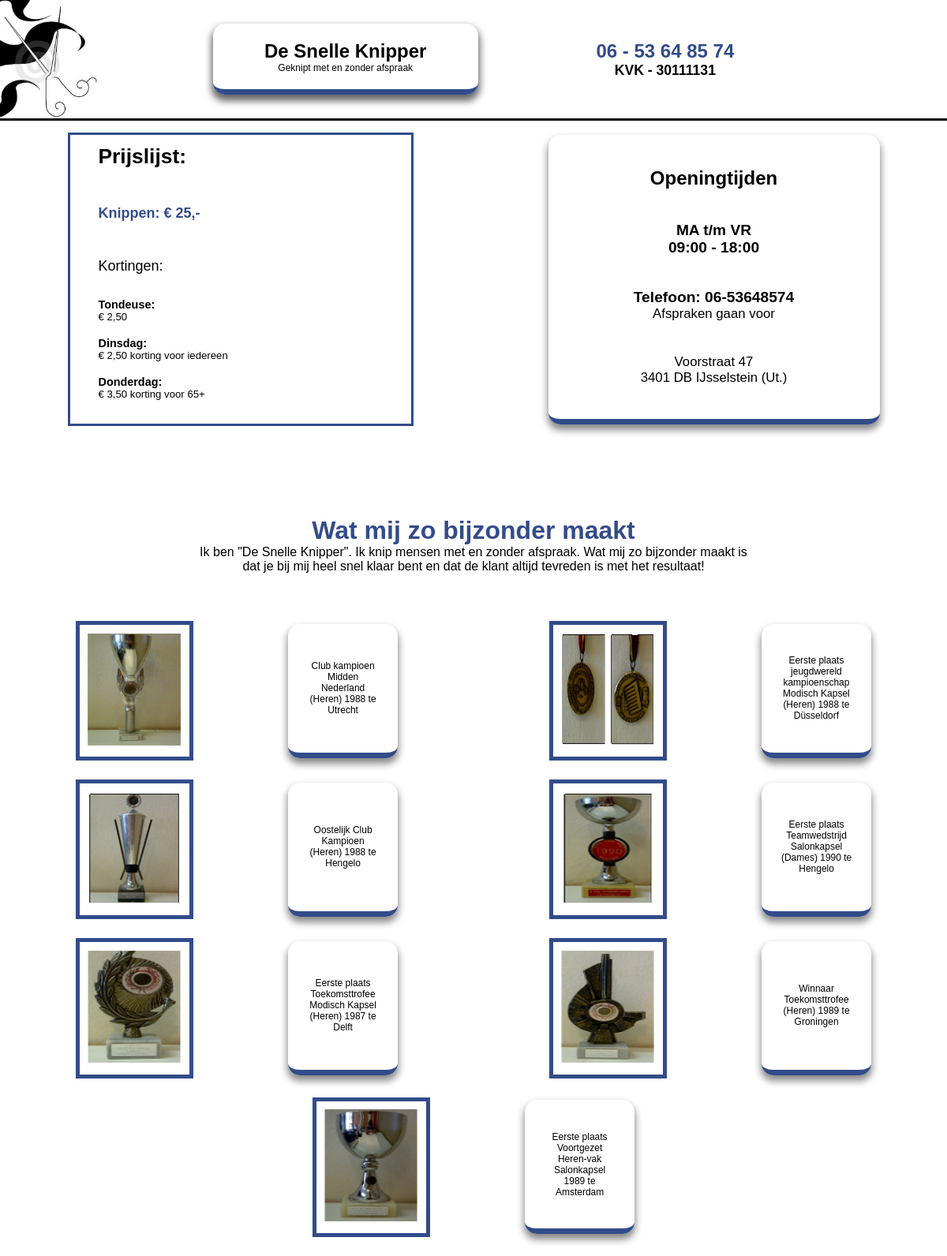
The page / on the database its author committed.
### Sitemanager/models.py (models this page shows, shortened)
class mainPrice(models.Model):
    snipPrice = models.CharField(max_length=30)
    class Meta:
        verbose_name_plural = "Hoofdprijs gewone knipbeurt"

class salePrices(models.Model):
    saleName = models.CharField(max_length=30)
    salePrice = models.CharField(max_length=30)
    class Meta:
        verbose_name_plural = "Korting namen en prijzen"

### Frontend/views.py (the view)
# urls.py: path('', views.homeView, name="home"),
def homeView(request):
    knippie = mainPrice.objects.last()
    kortie = salePrices.objects.all()
    news = newsBlocks.objects.all()
    data = {
        'page': 'home.html',
        'mainPrice': knippie,
        'kortingen': kortie,
        'news': news,
    }
    return render(request, 'index.html', data)

### Templates/index.html (shortened to what this page needs)
{% load static %}
<!DOCTYPE html>
<html lang="en">
<head>
    <link rel="stylesheet" href="{% static 'CSS/index.css' %}">
</head>
<body>
    <header>
        <img src="{% static 'IMG/CornerLogo.png' %}" alt="CornerLogo">
        <div class="title">
            <h1>De Snelle Knipper</h1>
            <h3>Geknipt met en zonder afspraak</h3>
        </div>
        <div class="headInfo">
            <h2>06 - 53 64 85 74</h2>
            <p>KVK - 30111131</p>
        </div>
        <div class="blackline"></div>
    </header>
    {% include page %}
</body>
</html>

### Templates/home.html (shortened to what this page needs)
{% load static %}
<head>
    <link rel="stylesheet" href="{% static 'CSS/home.css' %}">
</head>
<main>
    <div class="row1">
        <div class="tarievenBlock">
            <h1>Prijslijst:</h1>
            <div class="knipPrijs">
                <h2 style="color: #324c8a;">Knippen: &euro; {{ mainPrice.snipPrice }}</h2>
                <br>
                <br>
                <br>
            </div>
            <h2 style="font-weight: 100;">Kortingen:</h2>
            <div class="kortingen">
                {% for korting in kortingen %}
                <div class="Korting">
                    <h3>{{ korting.saleName }}:</h3>
                    <p>{{ korting.salePrice }}</p>
                    <br>
                </div>
                {% endfor %}
            </div>
        </div>
        <div class="infoBlock">
            <h1>Openingtijden</h1>
            <div class="openingstijden">
                <h2>MA t/m VR</h2>
                <h2>09:00 - 18:00</h2>
            </div>
            <div class="toevoeging">
                <h2>Telefoon: 06-53648574</h2>
                <p>Afspraken gaan voor</p>
            </div>
            <div class="locatie">
                <p>Voorstraat 47</p>
                <p>3401 DB IJsselstein (Ut.)</p>
            </div>
        </div>
    </div>
    <div class="row2">
        <div class="introBox">
            <h1>Wat mij zo bijzonder maakt</h1>
            <p>
                Ik ben "De Snelle Knipper". Ik knip mensen
                met en zonder afspraak. Wat mij zo bijzonder
                maakt is dat je bij mij heel snel klaar bent
                en dat de klant altijd tevreden is met het
                resultaat!
            </p>
        </div>
        <div class="cards">
            <div class="cardBox">
                <div class="card">
                    <div class="box">
                        <img src="{% static 'IMG/ClubKampioenMiddenNederland.png' %}">
                    </div>
                    <div class="float">
                        <h4>Club kampioen Midden Nederland (Heren) 1988 te Utrecht</h4>
                    </div>
                </div>
                <div class="card">
                    <div class="box">
                        <img src="{% static 'IMG/JeugdWerledKammpioenschap.png' %}" style="width: 4.8vw;">
                        <img src="{% static 'IMG/JeugdWereldKampioenschap2.png' %}" style="width: 4.8vw;">
                    </div>
                    <div class="float">
                        <h4>Eerste plaats jeugdwereld kampioenschap Modisch Kapsel (Heren) 1988 te Düsseldorf</h4>
                    </div>
                </div>
            </div>
            <div class="cardBox">
                <div class="card">
                    <div class="box">
                        <img src="{% static 'IMG/OostelijkClubKampioen.png' %}">
                    </div>
                    <div class="float">
                        <h4>Oostelijk Club Kampioen (Heren) 1988 te Hengelo</h4>
                    </div>
                </div>
                <div class="card">
                    <div class="box">
                        <img src="{% static 'IMG/TeamWdstrijdSalonkapsel.png' %}">
                    </div>
                    <div class="float">
                        <h4>Eerste plaats Teamwedstrijd Salonkapsel (Dames) 1990 te Hengelo</h4>
                    </div>
                </div>
            </div>
            <div class="cardBox">
                <div class="card">
                    <div class="box">
                        <img src="{% static 'IMG/ToekomsttrofeeDelft.png' %}">
                    </div>
                    <div class="float">
                        <h4>Eerste plaats Toekomsttrofee Modisch Kapsel (Heren) 1987 te Delft</h4>
                    </div>
                </div>
                <div class="card">
                    <div class="box">
                        <img src="{% static 'IMG/ToekomsttrofeeGroningen.png' %}">
                    </div>
                    <div class="float">
                        <h4>Winnaar Toekomsttrofee (Heren) 1989 te Groningen</h4>
                    </div>
                </div>
            </div>
            <div class="cardBox">
                <div class="card">
                    <div class="box">
                        <img src="{% static 'IMG/VoortgezetHerenVakSalonKapsel.png' %}">
                    </div>
                    <div class="float">
                        <h4>Eerste plaats Voortgezet Heren-vak Salonkapsel 1989 te Amsterdam</h4>
                    </div>
                </div>
            </div>
        </div>
    </div>
</main>

### Static/CSS/index.css (style rules this page uses)
* { margin: 0; padding: 0; font-family: Verdana, Geneva, Tahoma, sans-serif; }
@media (min-width: 800px) { header img { position: absolute; top: 0; left: 0; height: 150px; } }
@media (min-width: 800px) { header { height: 150px; width: 80%; margin-left: 10%; display: flex; align-items: center; justify-content: space-evenly; } }
@media (min-width: 800px) { header h1 { font-size: 2vw; font-weight: 900; } }
@media (min-width: 800px) { header h3 { font-size: 1vw; font-weight: 200; } }
@media (min-width: 800px) { header .title { width: 35%; height: 55%; text-align: center; font-weight: 500; display: flex; align-items: center; justify-content: center; flex-direction: column; border-bottom: solid 7px #324c8a; border-radius: 15px; box-shadow: 0px 6px 10px 2px #666666; } }
@media (min-width: 800px) { .headInfo p { text-align: center; font-size: 110%; font-weight: 600; } }
@media (min-width: 800px) { header h2 { font-size: 150%; color: #324c8a; } }
@media (min-width: 800px) { .blackline { position: absolute; top: 150px; left: 0; height: 24%; height: 3px; width: 100%; background: black; } }

### Static/CSS/home.css (style rules this page uses)
@media (min-width: 800px) { .row1 { height: 30vw; width: 100%; display: flex; align-items: center; justify-content: space-around; margin-bottom: 10vw; } }
@media (min-width: 800px) { .infoBlock { width: 35%; height: 100%; text-align: center; font-weight: 500; display: flex; align-items: center; justify-content: space-evenly; flex-direction: column; border-bottom: solid 7px #324c8a; border-radius: 15px; box-shadow: 0px 6px 10px 1px #888888; } }
@media (min-width: 800px) { .infoBlock h1 { font-size: 2vw; } }
@media (min-width: 800px) { .infoBlock h2 { font-size: 1.6vw; } }
@media (min-width: 800px) { .infoBlock p { font-size: 1.4vw; } }
@media (min-width: 800px) { .tarievenBlock { width: 30%; height: 95%; text-align: left; font-weight: 500; display: flex; align-items: flex-start; justify-content: space-between; flex-direction: column; border: solid 3px #324c8a; padding-left: 3%; padding-right: 3%; padding-top: 1%; padding-bottom: 1%; } }
@media (min-width: 800px) { .tarievenBlock h1 { font-size: 2.2vw; } }
@media (min-width: 800px) { .knipPrijs { display: flex; align-items: center; justify-content: space-between; width: 100%; } }
@media (min-width: 800px) { .tarievenBlock h2 { font-size: 1.5vw; } }
@media (min-width: 800px) { .tarievenBlock h3 { font-size: 1.2vw; } }
@media (min-width: 800px) { .tarievenBlock p { font-size: 1.1vw; } }
@media (min-width: 800px) { .row2 { width: 100%; font-weight: 500; display: flex; align-items: center; justify-content: space-between; flex-direction: column; border-radius: 45px; } }
@media (min-width: 800px) { .introBox { width: 60%; text-align: center; margin-bottom: 5%; } }
@media (min-width: 800px) { .introBox h1 { color: #324c8a; } }
@media (min-width: 800px) { .cards { display: flex; align-items: center; justify-content: space-between; flex-direction: column; width: 100%; } }
@media (min-width: 800px) { .cardBox { width: 100%; display: flex; align-items: center; justify-content: space-evenly; margin-bottom: 2vw; } }
@media (min-width: 800px) { .card { display: flex; align-items: center; justify-content: center; width: 50%; } }
@media (min-width: 800px) { .box { border: solid 5px #324c8a; padding: 0.8vw; margin-right: 10vw; } }
@media (min-width: 800px) { .box img { height: 12vw; width: 10vw; } }
@media (min-width: 800px) { .float { height: 12vw; width: 10vw; padding: 0.8vw; border-bottom: solid 7px #324c8a; border-radius: 15px; box-shadow: 0px 6px 10px 1px #888888; display: flex; align-items: center; justify-content: center; text-align: center } }
@media (min-width: 800px) { .float h4 { width: 75%; font-weight: 100; font-size: 1vw; } }

### rows shown on the page
mainPrice: snipPrice "25,-"
salePrices: saleName "Tondeuse", salePrice "€ 2,50"
salePrices: saleName "Dinsdag", salePrice "€ 2,50 korting voor iedereen"
salePrices: saleName "Donderdag", salePrice "€ 3,50 korting voor 65+"
